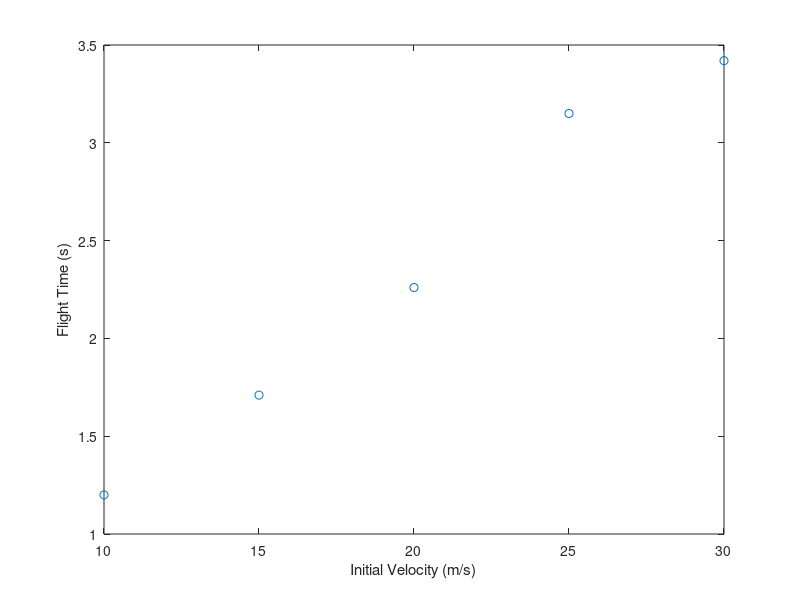

Recreate this plot in MATLAB.
function ftime()
    %Time flight for 35 degree
    V_i = [10 15 20 25 30];
    T_f = [1.20 1.71 2.26 3.15 3.42];
    plot(V_i,T_f, 'o')
    xlabel("Initial Velocity (m/s)")
    ylabel("Flight Time (s)")
end

